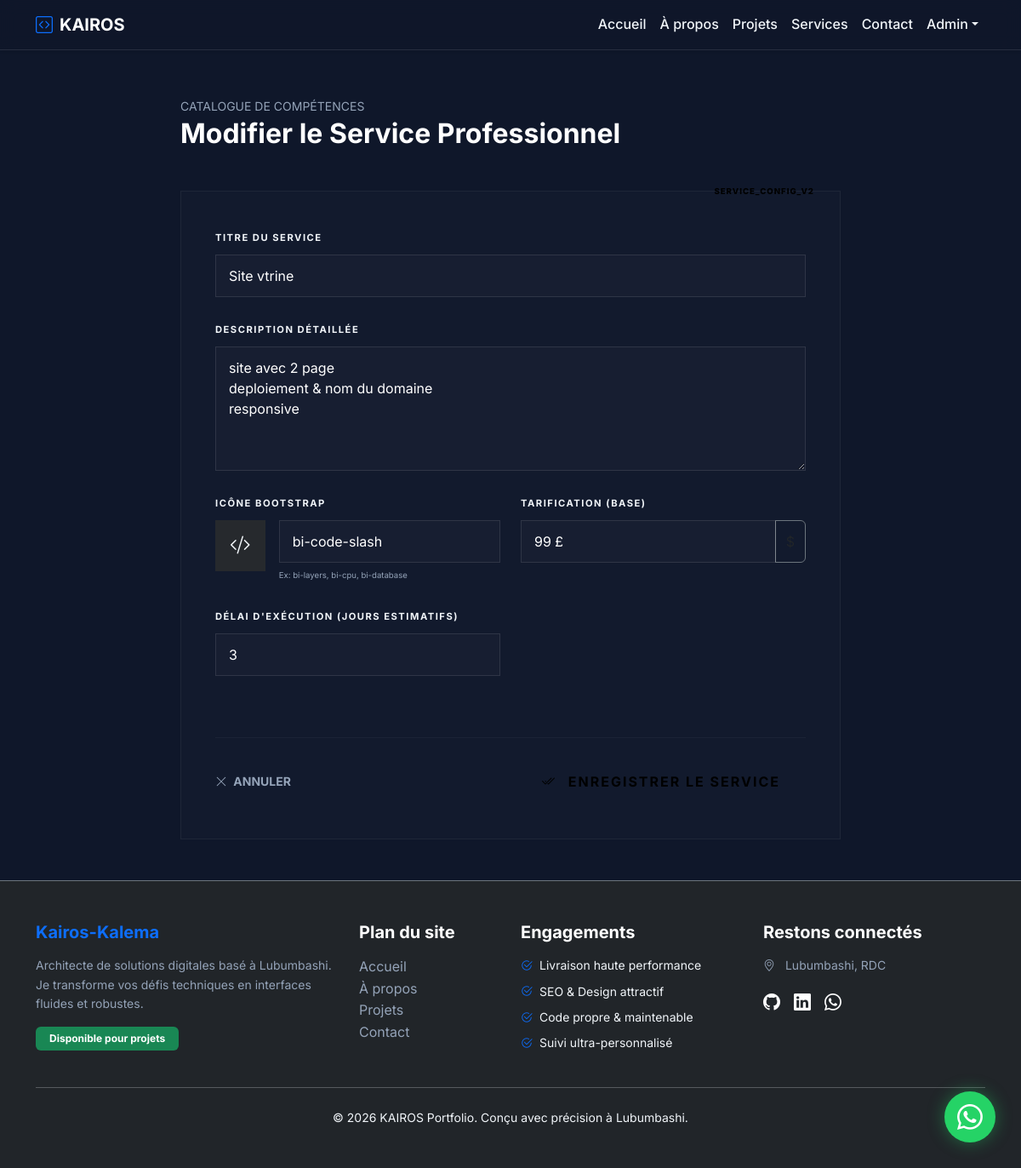
Page /admin/services/edit/1 (signed in) on the committed database.
### app/models.py (models this page shows)
class Service(db.Model):
    id = db.Column(db.Integer, primary_key=True)
    title = db.Column(db.String(100), nullable=False)
    description = db.Column(db.Text)
    icon = db.Column(db.String(50))
    price = db.Column(db.String(50))
    delivery_days = db.Column(db.Integer)

### app/admin/route.py (the view, shortened to what this page needs)
@bp.route('/services/edit/<int:id>', methods=['GET', 'POST'])
@login_required
@admin_required
def service_edit(id):
    service = Service.query.get_or_404(id)
    return render_template('admin/service_form.html', service=service)

### app/admin/route.py (called while the page is built)
def admin_required(f):
    @wraps(f)
    def decorated(*args, **kwargs):
        if not current_user.is_authenticated or not current_user.is_admin:
            flash('Accès réservé aux administrateurs.', 'danger')
            return redirect(url_for('auth.login'))
        return f(*args, **kwargs)
    return decorated

### app/templates/admin/service_form.html (shortened to what this page needs)
{% extends 'base.html' %}
{% block content %}
<div class="container service-editor-container animate__animated animate__fadeIn">
    <div class="mb-5">
        <span class="text-muted small text-uppercase letter-spacing-2">Catalogue de Compétences</span>
        <h2 class="text-white fw-bold">{{ 'Modifier le' if service else 'Nouveau' }} Service Professionnel</h2>
    </div>
    <div class="editor-card">
        <form method="POST">
            <div class="mb-4">
                <label class="form-label">Titre du Service</label>
                <input type="text" name="title" class="form-control"
                       placeholder="ex: Développement Full-Stack Flask"
                       value="{{ service.title if service else '' }}" required>
            </div>
            <div class="mb-4">
                <label class="form-label">Description Détaillée</label>
                <textarea name="description" class="form-control" rows="5"
                          placeholder="Décrivez la valeur ajoutée de votre prestation...">{{ service.description if service else '' }}</textarea>
            </div>
            <div class="row">
                <div class="col-md-6 mb-4">
                    <label class="form-label">Icône Bootstrap</label>
                    <div class="d-flex align-items-start gap-3">
                        <div class="icon-preview-box" id="iconPreview">
                            <i class="bi {{ service.icon if service else 'bi-code-slash' }}"></i>
                        </div>
                        <div class="flex-grow-1">
                            <input type="text" name="icon" id="iconInput" class="form-control"
                                   value="{{ service.icon if service else 'bi-code-slash' }}">
                            <small class="text-muted" style="font-size: 0.6rem;">Ex: bi-layers, bi-cpu, bi-database</small>
                        </div>
                    </div>
                </div>
                <div class="col-md-6 mb-4">
                    <label class="form-label">Tarification (Base)</label>
                    <div class="input-group">
                        <input type="text" name="price" class="form-control"
                               placeholder="ex: 500"
                               value="{{ service.price if service else '' }}">
                        <span class="input-group-text bg-transparent border-secondary text-gold">$</span>
                    </div>
                </div>
            </div>
            <div class="row">
                <div class="col-md-6 mb-4">
                    <label class="form-label">Délai d'exécution (Jours estimatifs)</label>
                    <input type="number" name="delivery_days" class="form-control"
                           value="{{ service.delivery_days if service else 0 }}">
                </div>
            </div>
            <div class="d-flex justify-content-between align-items-center mt-5 pt-4 border-top border-secondary border-opacity-10">
                <a href="{{ url_for('admin.services') }}" class="text-muted text-decoration-none small text-uppercase fw-bold">
                    <i class="bi bi-x-lg me-1"></i> Annuler
                </a>
                <button type="submit" class="btn btn-save">
                    <i class="bi bi-check2-all me-2"></i> Enregistrer le service
                </button>
            </div>
        </form>
    </div>
</div>
{% endblock %}

### app/static/css/style.css (style rules this page uses)
:root { --primary: #0d6efd; --primary-glow: rgba(13, 110, 253, 0.25); --dark-bg: #0f172a; --card-bg: rgba(255, 255, 255, 0.03); --border-color: rgba(255, 255, 255, 0.1); --text-main: #f1f5f9; --text-muted: #94a3b8; --success: #10b981; }
body { font-family: 'Inter', sans-serif; color: var(--text-main); background-color: var(--dark-bg); overflow-x: hidden; line-height: 1.6; }
p, li, label, span, div:not(.vscode-footer) { color: var(--text-main); }
h1, h2, h3, h4, h5, h6, .h1, .h2, .h3, .h4, .h5, .h6 { color: #ffffff !important; font-weight: 700; }
.text-muted { color: var(--text-muted) !important; }

### app/templates/admin/service_form.html (style rules this page uses)
.service-editor-container { max-width: 800px; margin: 40px auto; }
.editor-card { background: rgba(255, 255, 255, 0.01); border: 1px solid rgba(255, 255, 255, 0.05); padding: 40px; position: relative; }
.editor-card::before { content: 'SERVICE_CONFIG_V2'; position: absolute; top: -10px; right: 20px; background: var(--k-gold); color: #000; font-size: 0.6rem; font-weight: 800; padding: 2px 10px; letter-spacing: 1px; }
.form-label { color: var(--k-gold); text-transform: uppercase; font-size: 0.7rem; letter-spacing: 1.5px; font-weight: 700; margin-bottom: 10px; }
.form-control { background: rgba(255, 255, 255, 0.02) !important; border: 1px solid rgba(255, 255, 255, 0.1) !important; border-radius: 0 !important; color: white !important; padding: 12px 15px; transition: 0.3s ease; }
.icon-preview-box { width: 60px; height: 60px; display: flex; align-items: center; justify-content: center; background: rgba(212, 175, 55, 0.1); border: 1px dashed var(--k-gold); color: var(--k-gold); font-size: 1.5rem; margin-bottom: 10px; }
.btn-save { background: var(--k-gold); color: #000; border: none; border-radius: 0; font-weight: 700; text-transform: uppercase; letter-spacing: 2px; padding: 15px 30px; transition: 0.4s; }

### rows in the picture
Service: title "Site vtrine", description "site avec 2 page deploiement & nom du domaine responsive", icon "bi-code-slash", price "99 £", delivery_days "3"

### other values in the picture
{{ 'Modifier le' if service else 'Nouveau' }} "Modifier le"
